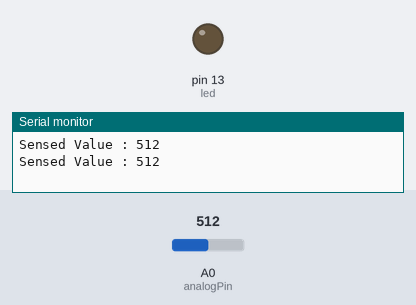
Recording of a sketch running on a simulated Arduino Uno, built with avr-gcc and run on an emulated ATmega328P. On the bench: output pins drawn as LEDs (lit = HIGH), the last lines printed to the serial monitor. The inputs (shaded band) are chosen by the test bench; at power-on: A0 (analogPin) = 512.

Above: at 1.8 s.
1.9 s: A0 (analogPin) set to 485
At 3.2 s:
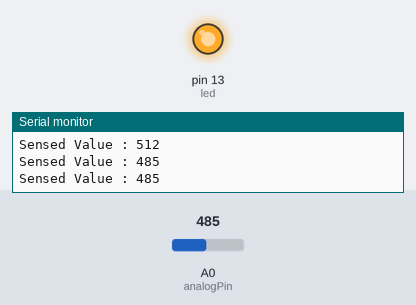
3.5 s: A0 (analogPin) set to 510
At 4.7 s:
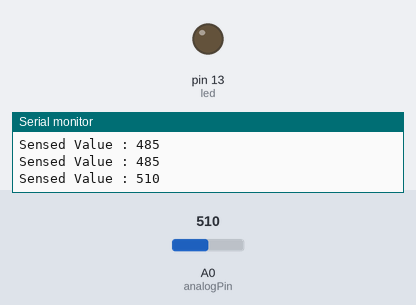
5.5 s: A0 (analogPin) set to 490
At 6.3 s:
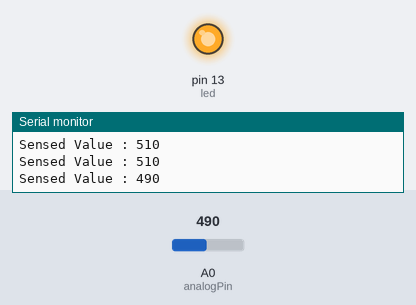
Timing chart, 0 to 8.5 s (numbered marks = the images above; inputs shaded):
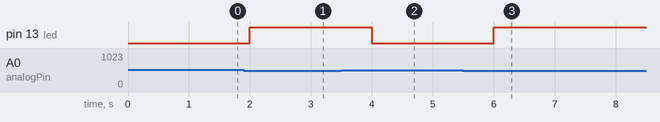

The sketch:

3_LDRSensor.ino
```cpp
/* Design and program Smart Light using LDR Sensor and LED */

int led=13;
int analogPin=0;
void setup()
{
  pinMode(led,OUTPUT);
  pinMode(analogPin,INPUT);
  Serial.begin(9600);
}
void loop()
{
  int sensedValue=analogRead(analogPin);
  Serial.print("Sensed Value : ");
  Serial.println(sensedValue);
  int threshhold=500;
  if(sensedValue<threshhold)
  {
    digitalWrite(led,HIGH);
  }
  else
  {
    digitalWrite(led,LOW);
  }
  delay(1000);
}
```

Measured:
- the behaviour switches between 500 and 499 on A0 (analogPin) (found by bisection; images 0 and 1)
- after the input at 1.9 s, pin 13 (led): LOW → HIGH after 0.10 s
- after the input at 3.5 s, pin 13 (led): HIGH → LOW after 0.50 s
- after the input at 5.5 s, pin 13 (led): LOW → HIGH after 0.50 s
